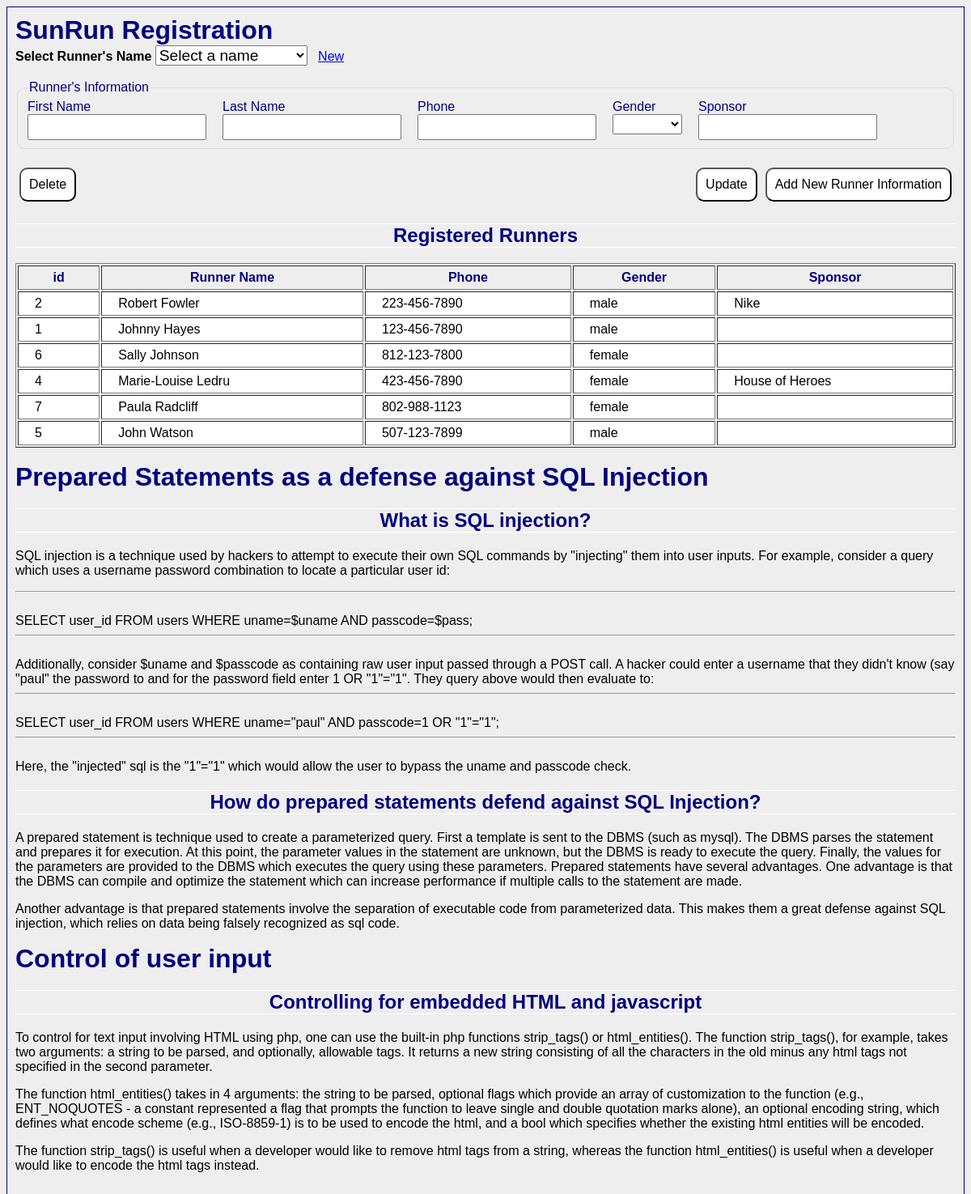
/week5/prjHackerDefense/registration2.php, run on the app's committed database.
### tables this page shows
CREATE TABLE `runner` (
  `id_runner` int unsigned NOT NULL AUTO_INCREMENT,
  `fName` varchar(25) NOT NULL,
  `lName` varchar(25) NOT NULL,
  `gender` varchar(10) DEFAULT NULL,
  `phone` varchar(10) DEFAULT NULL,
  PRIMARY KEY (`id_runner`)
);

CREATE TABLE `sponsor` (
  `id_sponsor` int unsigned NOT NULL AUTO_INCREMENT,
  `sponsorName` varchar(50) NOT NULL,
  `id_runner` int DEFAULT NULL,
  PRIMARY KEY (`id_sponsor`)
);

### week5/prjHackerDefense/registration2.php (the view, shortened to what this page needs)
<!DOCTYPE html>
<html lang="en">
<head>
    <link rel="stylesheet" type="text/css" href="registration.css">
    <!DOCTYPE html>
    <?PHP
    require_once(getcwd() . "/sunRunLib.php");
    $thisRunner = [
        "id_runner" => "new",
        "fName" => "",
        "lName" => "",
        "phone" => "",
        "gender" => "",
        "sponsor" => ""
    ];
    ?>
</head>
<body>
<div id="frame">
    <h1>SunRun Registration</h1>
    <form action="<?php echo htmlentities($_SERVER['PHP_SELF']); ?>"
          method="POST"
          name="frmRegistration"
          id="frmRegistration">
        <label for="lstRunner"><strong>Select Runner's Name</strong></label>
        <select name="lstRunner" id="lstRunner" onChange="this.form.submit();">
            <option value="new">Select a name</option>
        </select>
        &nbsp;&nbsp;<a href="<?php echo htmlentities($_SERVER['PHP_SELF']); ?>">New</a>
        <br/>
        <br/>
        <fieldset>
            <legend>Runner's Information</legend>
            <div class="topLabel">
                <label for="txtFName">First Name</label>
                <input type="text" name="txtFName" id="txtFName" value="<?php echo $thisRunner['fName']; ?>"/>
            </div>
            <div class="topLabel">
                <label for="txtLName">Last Name</label>
                <input type="text" name="txtLName" id="txtLName" value="<?php echo $thisRunner['lName']; ?>"/>
            </div>
            <div class="topLabel">
                <label for="txtPhone">Phone</label>
                <input type="text" name="txtPhone" id="txtPhone"
                       value="<?php echo formatPhone($thisRunner['phone']); ?>"/>
            </div>
            <div class="topLabel">
                <label for="lstGender">Gender</label>
                <select name="lstGender" id="lstGender">
                </select>
            </div>
            <div class="topLabel">
                <label for="txtSponsor">Sponsor</label>
                <input type="text" name="txtSponsor" id="txtSponsor" value="<?php echo $thisRunner['sponsor']; ?>"/>
            </div>
        </fieldset>
        <br/>
        <button name="btnSubmit"
                value="delete"
                style="float:left;"
                onclick="this.form.submit();">
            Delete
        </button>
        <button name="btnSubmit"
                value="new"
                style="float:right;"
                onclick="this.form.submit();">
            Add New Runner Information
        </button>
        <button name="btnSubmit"
                value="update"
                style="float:right;"
                onclick="this.form.submit();">
            Update
        </button>
        <br/>
    </form>
    <br/><br/>
    <h2>Registered Runners</h2>
    <?PHP
    displayRunnerTable();
    echo "<br />";
    ?>
    <h1>Prepared Statements as a defense against SQL Injection</h1>
    <h2>What is SQL injection?</h2>
    <p>SQL injection is a technique used by hackers to attempt to execute their own SQL commands by "injecting" them into
        user inputs. For example, consider a query which uses a username password combination to locate a particular user id:
        <hr/><br/>SELECT user_id FROM users WHERE uname=$uname AND passcode=$pass;<br/><hr/><br/>
        Additionally, consider $uname and $passcode as containing raw user input passed through a POST call. A hacker could
        enter a username that they didn't know (say "paul" the password to and for the password field enter 1 OR "1"="1".
        They query above would then evaluate to:
        <hr/><br/>SELECT user_id FROM users WHERE uname="paul" AND passcode=1 OR "1"="1";<br/><hr/><br/>
        Here, the "injected" sql is the "1"="1" which would allow the user to bypass the uname and passcode check.
    </p>
    <h2>How do prepared statements defend against SQL Injection?</h2>
    <p>A prepared statement is technique used to create a parameterized query. First a template is sent to the DBMS
    (such as mysql). The DBMS parses the statement and prepares it for execution. At this point, the parameter values
    in the statement are unknown, but the DBMS is ready to execute the query. Finally, the values for the parameters are
    provided to the DBMS which executes the query using these parameters. Prepared statements have several advantages. One
    advantage is that the DBMS can compile and optimize the statement which can increase performance if multiple calls to
     the statement are made.</p>
    <p>Another advantage is that prepared statements involve the separation of executable code from parameterized data.
    This makes them a great defense against SQL injection, which relies on data being falsely recognized as sql code.</p>
    <h1>Control of user input</h1>
    <h2>Controlling for embedded HTML and javascript</h2>
    <p>To control for text input involving HTML using php, one can use the built-in php functions strip_tags() or html_entities().
        The function strip_tags(), for example, takes two arguments: a string to be parsed, and optionally, allowable tags.
        It returns a new string consisting of all the characters in the old minus any html tags not specified in the second
        parameter.</p>
    <p>The function html_entities() takes in 4 arguments: the string to be parsed, optional flags which provide an array
        of customization to the function (e.g., ENT_NOQUOTES - a constant represented a flag that prompts the function to
        leave single and double quotation marks alone), an optional encoding string, which defines what encode scheme (e.g.,
         ISO-8859-1) is to be used to encode the html, and a bool which specifies whether the existing html entities will
         be encoded.
    </p>
    <p>
        The function strip_tags() is useful when a developer would like to remove html tags from a string, whereas the
        function html_entities() is useful when a developer would like to encode the html tags instead.
    </p>
</div>
</body>
</html>

### week5/prjHackerDefense/sunRunLib.php (shortened to what this page needs)
<?PHP
function displayResult($result, $sql) {
    if ($result->num_rows > 0) {
        echo "<table border='1'>\n";
        $heading = $result->fetch_assoc( );
        echo "<tr>\n";
        foreach($heading as $key=>$value){
            echo "<th>" . $key . "</th>\n";
        }
        echo "</tr>\n";
        echo "<tr>\n";
        foreach($heading as $key=>$value){
            echo "<td>" . $value . "</td>\n";
        }
        while($row = $result->fetch_assoc()) {
            echo "<tr>\n";
            foreach($row as $key=>$value) {
                echo "<td>" . $value . "</td>\n";
            }
            echo "</tr>\n";
        }
        echo "</table>\n";
    } else {
        echo "<strong>zero results using SQL: </strong>" . $sql;
    }
}
function displayRunnerTable( ) {
    global $conn;
    $sql = "SELECT runner.id_runner AS 'id',
          CONCAT(fName,' ',lName) AS 'Runner Name',
          CONCAT(SUBSTR(phone,1,3),'-',SUBSTR(phone,4,3),'-',SUBSTR(phone,7,4)) AS 'Phone',
          gender AS Gender,
          sponsor.sponsorName AS 'Sponsor'
          FROM runner
          LEFT OUTER JOIN sponsor
          ON runner.id_runner = sponsor.id_runner
          ORDER BY lName";
    $result = $conn->query($sql);
    displayResult($result, $sql);
}
function formatPhone( $phoneNumber ) {
    $formattedPhone = "";
    return $formattedPhone;
}
?>

### week5/prjHackerDefense/registration.css (style rules this page uses)
body { background: #EEE; font-size: 16px; font-family: optima, helvetica, arial, sans-serif; }
h1 { margin: 0; color: #000080; }
h2 { color: #000080; text-align: center; border-top: white 1px solid; border-bottom: white 1px solid; }
#frame { max-width: 1200px; margin: auto; border: 1px solid #000080; padding: 10px; }
.topLabel { float: left; display: inline-block; margin: 0px 20px 0 0px; }
.topLabel label { display: block; }
input[type=text] { font-size: 1em; padding: 5px; margin: 0px; display: inline; }
select { font-size: 1.2em; }
button { font-size: 1em; padding: 10px; border-radius: 10px; background: white; margin: 5px 5px; }
fieldset { color: #000080; border: 1px solid #DDD; border-radius: 10px; }
table { width: 100%; }
td, th { padding: 5px 20px; background: white; color: black; }
th { background: #EEE; color: #000080; }

### data on the page
runner: id_runner "2", gender "male"
sponsor: sponsorName "Nike"
runner: id_runner "1", value "Johnny Hayes", value "123-456-7890", gender "male"
runner: id_runner "6", value "Sally Johnson", value "812-123-7800", gender "female"
sponsor: id_runner.id_runner "4", value "Marie-Louise Ledru", value "423-456-7890", id_runner.gender "female", sponsorName "House of Heroes"
runner: id_runner "7", value "Paula Radcliff", value "802-988-1123", gender "female"
runner: id_runner "5", value "John Watson", value "507-123-7899", gender "male"

### other printed values
$key "id"
$key "Runner Name"
$key "Phone"
$key "Gender"
$key "Sponsor"
$value "Robert Fowler"
$value "223-456-7890"
